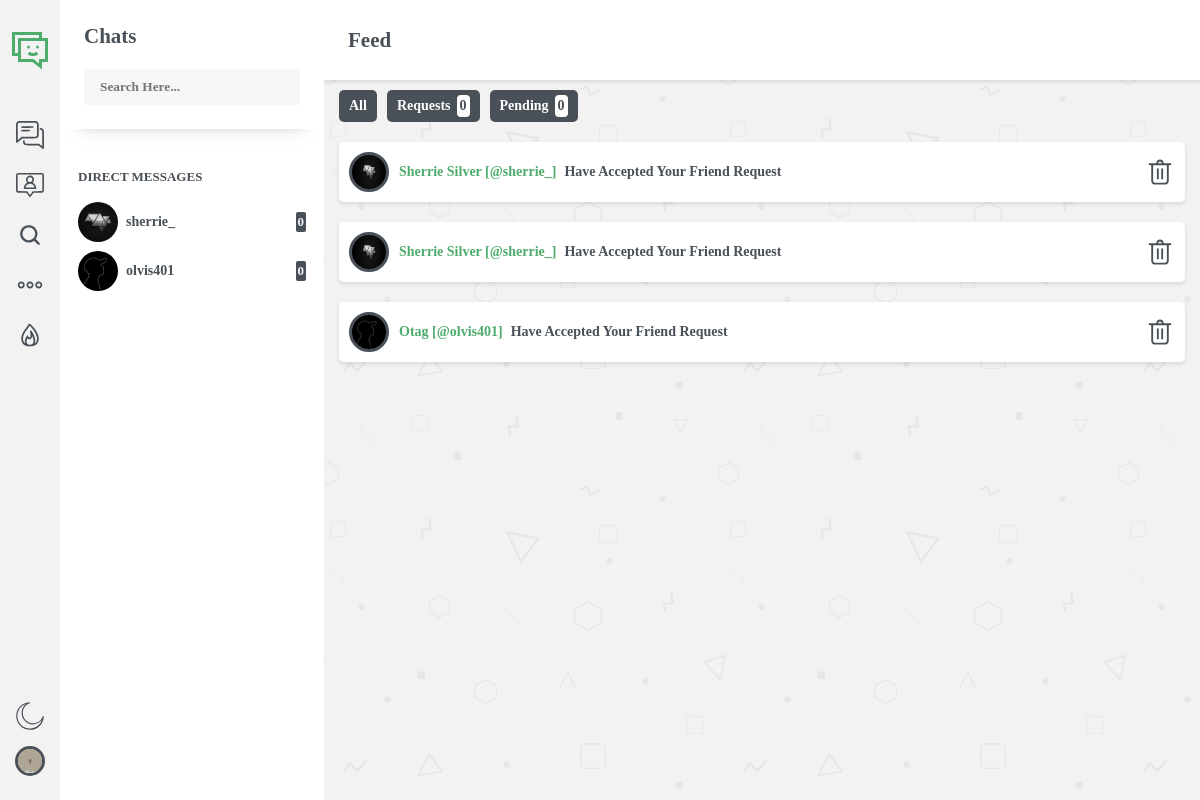
Page /ui/app/chat/notify/ (signed in) on the committed database.
### tables this page shows
CREATE TABLE `user` (
  `id` int(11) NOT NULL,
  `names` varchar(200) NOT NULL,
  `username` varchar(200) NOT NULL,
  `email` varchar(200) NOT NULL,
  `birthdate` varchar(200) NOT NULL,
  `gender` varchar(10) NOT NULL,
  `password` mediumtext NOT NULL,
  `profileimg` mediumtext NOT NULL,
  `coverimg` mediumtext NOT NULL,
  `description` longtext NOT NULL,
  `fb` longtext NOT NULL,
  `ig` longtext NOT NULL,
  `tl` longtext NOT NULL,
  `yt` longtext NOT NULL,
  `linkedin` longtext NOT NULL,
  `web` longtext NOT NULL,
  `active` int(250) NOT NULL,
  `active_availability` int(250) NOT NULL,
  `location` varchar(5000) NOT NULL,
  `last_seen_time` longtext NOT NULL,
  `joined` mediumtext NOT NULL,
  `verified` int(250) NOT NULL
);

CREATE TABLE `dms` (
  `id` int(11) NOT NULL,
  `user1` varchar(11) NOT NULL,
  `user2` varchar(11) NOT NULL,
  `latest` int(11) NOT NULL
);

CREATE TABLE `notification` (
  `id` int(11) NOT NULL,
  `from_user` varchar(100) NOT NULL,
  `to_user` varchar(100) NOT NULL,
  `type` int(10) NOT NULL
);

### ui/app/chat/notify/index.php (the view, shortened to what this page needs)
<?php
include "../../../../admins/chatdb.php";
if (!(isset($_SESSION["loginChat"]))) {
    echo "<script>window.location.href = '../../../../'</script>";
} else {
    $sessId = $_SESSION['chatId'];
    $sql = mysqli_query($conn, "SELECT * FROM user WHERE id = $sessId");
    $fetchsql = mysqli_fetch_assoc($sql);
    $profimg = $fetchsql['profileimg'];
}
?>
<!DOCTYPE html>
<html lang="en">
<head>
    <link rel="stylesheet" href="../../../css/notify/main.css">
</head>
<body class="ofNav">
    <?php
    include("../nav.php");
    include("../chats.php");
    ?>
    <div class="notify-ui">
        <div class="noti-top">
            <h1>Feed</h1>
        </div>
        <div class="noti-bottom">
            <?php
            $notiSql = mysqli_query($conn, "SELECT * FROM `notification` WHERE to_user = $sessId ORDER BY id DESC");
            ?>
            <ul>
                <div class="noti-btns">
                    <a href="">All</a>
                    <a href="">
                        Requests
                        <div class="countNum">
                            <?php
                            $query = mysqli_query($conn, "SELECT * FROM `notification` WHERE to_user = $sessId AND `type` = 1");
                            echo mysqli_num_rows($query);
                            ?>
                        </div>
                    </a>
                    <div class="noti-btn-d" onclick="showTools('profileAbs','showProfileAbs')">
                        Pending
                        <div class="countNum">
                            <?php
                            $query = mysqli_query($conn, "SELECT * FROM `notification` WHERE from_user = $sessId AND `type` = 1");
                            echo mysqli_num_rows($query);
                            ?>
                        </div>
                    </div>
                </div>
                <?php
                while ($notiFetch = mysqli_fetch_array($notiSql)) {
                    $from = $notiFetch['from_user'];
                    $type = $notiFetch['type'];
                    $id = $notiFetch['id'];
                    $user = mysqli_query($conn, "SELECT * FROM user WHERE id = $from");
                    $fetchUser = mysqli_fetch_array($user);
                    $username = $fetchUser['username'];
                    $names = $fetchUser['names'];
                    $profile = $fetchUser['profileimg'];
                    $verify = $fetchUser['verified'];
                    $username2 = $fetchUser['username'];
                    $profile2 = $fetchUser['profileimg'];
                    $friend = mysqli_query($conn, "SELECT * FROM friends WHERE user1 = $from OR user2 = $from");
                    if ($type == '1') { ?>
                        <li class="request">
                            <div class="noti-li-first">
                                <div class="noti-info">
                                    <div class="noti-li-img">
                                        <?php
                                        if ($profile == '#') {
                                        ?>
                                            <svg xmlns="http://www.w3.org/2000/svg" xmlns:xlink="http://www.w3.org/1999/xlink" viewBox="0 0 16 16">
                                                <path d="M8 2C6.347656 2 5 3.347656 5 5C5 6.652344 6.347656 8 8 8C9.652344 8 11 6.652344 11 5C11 3.347656 9.652344 2 8 2 Z M 8 8C5.246094 8 3 10.246094 3 13L4 13C4 10.785156 5.785156 9 8 9C10.214844 9 12 10.785156 12 13L13 13C13 10.246094 10.753906 8 8 8 Z M 8 3C9.109375 3 10 3.890625 10 5C10 6.109375 9.109375 7 8 7C6.890625 7 6 6.109375 6 5C6 3.890625 6.890625 3 8 3Z" />
                                            </svg>
                                        <?php } else { ?>
                                            <img src="../../../assets/users/<?php echo $profile ?>" alt="<?php echo $names ?>'s Profile">
                                        <?php } ?>
                                    </div>
                                    <div class="noti-li-cnts">
                                        <a href='../profile/?user=<?php echo $from ?>' class="noti-names">
                                            <?php echo $names ?>
                                            <?php if($verify == '1'){?>
                                            <svg xmlns="http://www.w3.org/2000/svg" xmlns:xlink="http://www.w3.org/1999/xlink" viewBox="0 0 24 24">
                                                <path d="M21.228,12l0.622-1.92c0.465-1.437-0.182-3-1.527-3.687l-1.797-0.918l-0.918-1.797c-0.687-1.345-2.25-1.993-3.687-1.527 L12,2.772L10.08,2.15c-1.437-0.465-3,0.182-3.687,1.527L5.474,5.474L3.677,6.393C2.332,7.08,1.685,8.643,2.15,10.08L2.772,12 L2.15,13.92c-0.465,1.437,0.182,3,1.527,3.687l1.797,0.918l0.918,1.797c0.687,1.345,2.25,1.993,3.687,1.527L12,21.228l1.92,0.622 c1.437,0.465,3-0.182,3.687-1.527l0.918-1.797l1.797-0.918c1.345-0.687,1.993-2.25,1.527-3.687L21.228,12z M11,16.414l-3.707-3.707 l1.414-1.414L11,13.586l5.293-5.293l1.414,1.414L11,16.414z" />
                                            </svg>
                                            <?php } ?>
                                        </a>
                                        <p>@<?php echo $username ?></p>
                                    </div>
                                </div>
                                <div class="noti-li-scnd">
                                    <?php echo mysqli_num_rows($friend)?> Friends
                                </div>
                            </div>
                            <div class="noti-li-options">
                                <a href="../../../handles/?accept=<?php echo $id ?>">
                                    Accept
                                </a>
                                <a href="../../../handles/?del=<?php echo $id ?>">
                                    Reject
                                </a>
                            </div>
                        </li>
                    <?php } else if ($type == '2') { ?>
                        <li class="acceptance">
                            <div class="acceptance-dt">
                                <div class="acceptance-img">
                                    <?php
                                        if($profile2 == '#'){
                                    ?>
                                    <svg xmlns="http://www.w3.org/2000/svg" xmlns:xlink="http://www.w3.org/1999/xlink" viewBox="0 0 16 16">
                                        <path d="M8 2C6.347656 2 5 3.347656 5 5C5 6.652344 6.347656 8 8 8C9.652344 8 11 6.652344 11 5C11 3.347656 9.652344 2 8 2 Z M 8 8C5.246094 8 3 10.246094 3 13L4 13C4 10.785156 5.785156 9 8 9C10.214844 9 12 10.785156 12 13L13 13C13 10.246094 10.753906 8 8 8 Z M 8 3C9.109375 3 10 3.890625 10 5C10 6.109375 9.109375 7 8 7C6.890625 7 6 6.109375 6 5C6 3.890625 6.890625 3 8 3Z" />
                                    </svg>
                                    <?php }else{?>
                                    <img src="../../../assets/users/<?php echo $profile2 ?>" alt="<?php echo $profile2?>'s_profile_picture">
                                    <?php } ?>
                                </div>
                                <div class="acceptance-info">
                                    <a href="../profile/?user=<?php echo $from ?>">
                                        <?php echo $names ?> [<span>@<?php echo $username2 ?></span>]
                                    </a>
                                    Have Accepted Your Friend Request
                                </div>
                            </div>
                            <a href="../../../handles/?del=<?php echo $id ?>" class="noti-del">
                            </a>
                        </li>
                <?php }
                }
                ?>
            </ul>
        </div>
    </div>
</body>
</html>

### ui/app/chat/nav.php (shortened to what this page needs)
<div class="nav">
    <div class="nav-top">
        <div class="logo" title="Tag Chat">
        </div>
        <div class="nav-btns">
            <a href="../dashboard/" title="Chats">
            </a>
            <a href="../friends/" title="Friends">
            </a>
            <a href="../search/" title="Search">
            </a>
            <a href="../active/" title="Active">
            </a>
            <a href="../notify/" title="Feed">
            </a>
        </div>
    </div>
    <div class="nav-bottom">
        <img src="../../../assets/img/moon.svg" alt="Toggler" title="Dark / Light Mode" id="toggler">
        <a href="../settings/" class="user-account" >
            <?php
                if($profimg == '#'){
            ?>
            <svg xmlns="http://www.w3.org/2000/svg" xmlns:xlink="http://www.w3.org/1999/xlink" viewBox="0 0 16 16">
                <path d="M8 2C6.347656 2 5 3.347656 5 5C5 6.652344 6.347656 8 8 8C9.652344 8 11 6.652344 11 5C11 3.347656 9.652344 2 8 2 Z M 8 8C5.246094 8 3 10.246094 3 13L4 13C4 10.785156 5.785156 9 8 9C10.214844 9 12 10.785156 12 13L13 13C13 10.246094 10.753906 8 8 8 Z M 8 3C9.109375 3 10 3.890625 10 5C10 6.109375 9.109375 7 8 7C6.890625 7 6 6.109375 6 5C6 3.890625 6.890625 3 8 3Z" />
            </svg>
            <?php } else { ?>
                <img src="../../../assets/users/<?php echo $profimg?>" alt="">
            <?php } ?>
        </a>
    </div>
</div>

### ui/app/chat/chats.php (shortened to what this page needs)
<?php
$sessid = $_SESSION['chatId'];
?>
<div class="people" id="myChat">
    <div class="people-top people-pad" id="myChatSearch">
        <div class="people-top-top">
            <h2>Chats</h2>
        </div>
        <div class="people-search">
            <input type="text" onkeyup="search('peopleSearch','chats-people')" id="peopleSearch" name="people-search" placeholder="Search Here...">
        </div>
    </div>
    <div class="dm-people people-group people-pad">
        <h3>Direct Messages</h3>
        <?php
        $sql = mysqli_query($conn, "SELECT * FROM messages WHERE from_user = $sessid OR to_user = $sessid");
        if (mysqli_num_rows($sql) == 0) {
        ?>
            <p>Your DMs Will Appear Here...</p>
        <?php } else { ?>
            <ul class="people-cards" id="chats-people">
                <?php
                $sql = mysqli_query($conn, "SELECT * FROM dms WHERE user1 = $sessid OR user2 = $sessid ORDER BY latest DESC");
                while ($fee = mysqli_fetch_array($sql)) {
                    $userr1 = $fee['user1'];
                    $userr2 = $fee['user2'];
                    if ($userr1 == $sessid) {
                        $userr = $userr2;
                    }
                    if ($userr2 == $sessid) {
                        $userr = $userr1;
                    }
                    $getDM = mysqli_query($conn, "SELECT * FROM user WHERE id = $userr");
                    $fetchDM = mysqli_fetch_array($getDM);
                    $dmimg = $fetchDM['profileimg'];
                    $dmusername = $fetchDM['username'];
                    $checkMes = mysqli_query($conn, "SELECT * FROM messages WHERE from_user = $userr AND to_user = $sessid AND seen = 0");
                ?>
                    <li class="people-card <?php if ($chatid == $userr) {
                                                echo "activeDM";
                                            } ?>">
                        <a href="../dashboard/?c=<?php echo $userr ?>" class="people-card-in">
                            <div class="people-card-left">
                                <div class="people-img">
                                    <?php
                                    if ($dmimg == '#') {
                                    ?>
                                        <svg xmlns="http://www.w3.org/2000/svg" xmlns:xlink="http://www.w3.org/1999/xlink" viewBox="0 0 16 16">
                                            <path d="M8 2C6.347656 2 5 3.347656 5 5C5 6.652344 6.347656 8 8 8C9.652344 8 11 6.652344 11 5C11 3.347656 9.652344 2 8 2 Z M 8 8C5.246094 8 3 10.246094 3 13L4 13C4 10.785156 5.785156 9 8 9C10.214844 9 12 10.785156 12 13L13 13C13 10.246094 10.753906 8 8 8 Z M 8 3C9.109375 3 10 3.890625 10 5C10 6.109375 9.109375 7 8 7C6.890625 7 6 6.109375 6 5C6 3.890625 6.890625 3 8 3Z" />
                                        </svg>
                                    <?php } else { ?>
                                        <img src="../../../assets/users/<?php echo $dmimg?>" alt="<?php $dmusername ?>'s Profile Picture">
                                    <?php } ?>
                                </div>
                                <div class="user">
                                    <div class="names">
                                        <?php echo $dmusername ?>
                                    </div>
                                </div>
                            </div>
                            <div class="people-info-last">
                                <div class="count">
                                    <?php echo mysqli_num_rows($checkMes); ?>
                                </div>
                            </div>
                        </a>
                    </li>
                <?php } ?>
            </ul>
        <?php } ?>
    </div>
</div>

### rows in the picture
user: profileimg (picture)
dms: user.profileimg (picture), user.username "sherrie_", mysqli_num_rows($checkMes) "0"
dms: user.profileimg (picture), user.username "olvis401", mysqli_num_rows($checkMes) "0"
notification: user.profileimg (picture), user.names "Sherrie Silver", user.username "sherrie_"
notification: user.profileimg (picture), user.names "Sherrie Silver", user.username "sherrie_"
notification: user.profileimg (picture), user.names "Otag", user.username "olvis401"

### other values in the picture
mysqli_num_rows($query) "0"
